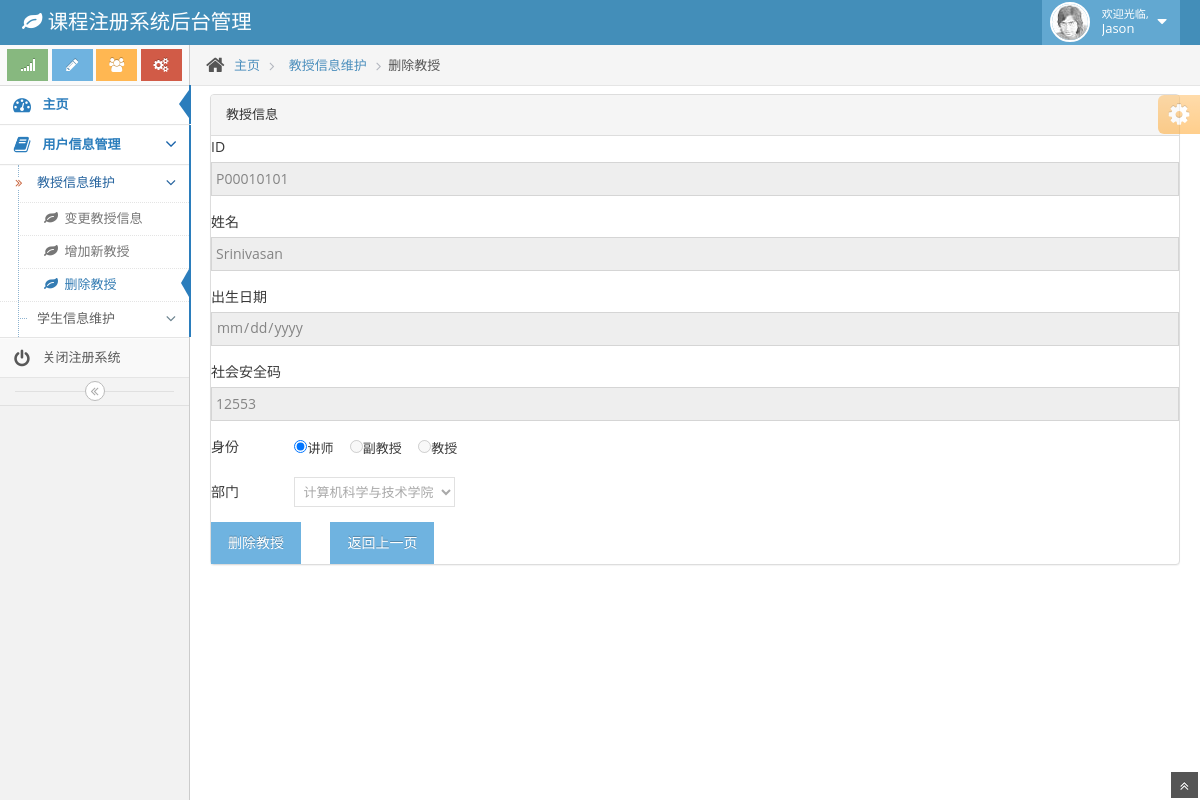
The app's page /code/prodel1.php?index=P00010101 (signed in) with its own data.
### tables this page shows
CREATE TABLE `professor` (
  `prof_id` varchar(9) NOT NULL,
  `password` varchar(20) DEFAULT NULL,
  `name` varchar(20) NOT NULL,
  `birthday` date DEFAULT NULL,
  `SSN` varchar(9) DEFAULT NULL,
  `status` varchar(20) DEFAULT NULL,
  `dept_name` varchar(30) DEFAULT NULL
);

### code/prodel1.php (the view, shortened to what this page needs)
<!DOCTYPE html>
<html lang="en">
	<head>
		<link href="assets/css/bootstrap.min.css" rel="stylesheet" />
		<link rel="stylesheet" href="assets/css/font-awesome.min.css" />
		<link rel="stylesheet" href="assets/css/ace.min.css" />
		<link rel="stylesheet" href="assets/css/ace-rtl.min.css" />
		<link rel="stylesheet" href="assets/css/ace-skins.min.css" />
	</head>
	<body>
		<div class="navbar navbar-default" id="navbar">
			<div class="navbar-container" id="navbar-container">
				<div class="navbar-header pull-left">
					<a href="#" class="navbar-brand">
						<small>
							<i class="icon-leaf"></i>
							课程注册系统后台管理
						</small>
					</a>
				</div>
				<div class="navbar-header pull-right" role="navigation">
					<ul class="nav ace-nav">
						<li class="light-blue">
							<a data-toggle="dropdown" href="#" class="dropdown-toggle">
								<img class="nav-user-photo" src="assets/avatars/user.jpg" alt="Jason's Photo" />
								<span class="user-info">
									<small>欢迎光临,</small>
									Jason
								</span>
								<i class="icon-caret-down"></i>
							</a>
						</li>
					</ul>
				</div>
			</div>
		</div>
		<div class="main-container" id="main-container">
			<div class="main-container-inner">
				<div class="sidebar" id="sidebar">
					<div class="sidebar-shortcuts" id="sidebar-shortcuts">
						<div class="sidebar-shortcuts-large" id="sidebar-shortcuts-large">
							<button class="btn btn-success">
								<i class="icon-signal"></i>
							</button>
							<button class="btn btn-info">
								<i class="icon-pencil"></i>
							</button>
							<button class="btn btn-warning">
								<i class="icon-group"></i>
							</button>
							<button class="btn btn-danger">
								<i class="icon-cogs"></i>
							</button>
						</div>
					</div>
					<ul class="nav nav-list">
						<li class="active">
							<a href="admin_main.php">
								<i class="icon-dashboard"></i>
								<span class="menu-text"> 主页 </span>
							</a>
						</li>
						<li class="open active">
							<a href="#" class="dropdown-toggle">
								<i class="icon-book"></i>
								<span class="menu-text"> 用户信息管理 </span>
								<b class="arrow icon-angle-down"></b>
							</a>
							<ul class="submenu">
								<li class="open active">
									<a href="#" class="dropdown-toggle">
										<i class="icon-double-angle-right"></i>
										教授信息维护
										<b class="arrow icon-angle-down"></b>
									</a>
									<ul class="submenu">
										<li>
											<a href="prochange.php">
												<i class="icon-leaf"></i>
												变更教授信息
											</a>
										</li>
										<li>
											<a href="pronew.php">
												<i class="icon-leaf"></i>
												增加新教授
											</a>
										</li>
										<li class="active">
											<a href="#">
												<i class="icon-leaf"></i>
												删除教授
											</a>
										</li>
									</ul>
								</li>
								<li>
									<a href="#" class="dropdown-toggle">
										学生信息维护
										<b class="arrow icon-angle-down"></b>
									</a>
								</li>
							</ul>
						</li>
						<li>
							<a href="index.php">
								<i class="icon-off"></i>
								<span class="menu-text"> 关闭注册系统 </span>
							</a>
						</li>
					</ul>
					<div class="sidebar-collapse" id="sidebar-collapse">
						<i class="icon-double-angle-left" data-icon1="icon-double-angle-left" data-icon2="icon-double-angle-right"></i>
					</div>
				</div>
				<div class="main-content">
					<div class="breadcrumbs" id="breadcrumbs">
						<ul class="breadcrumb">
							<li>
								<i class="icon-home home-icon"></i>
								<a href="#">主页</a>
							</li>
							<li>
								<a href="#">教授信息维护</a>
							</li>
							<li class="active">删除教授</li>
						</ul>
					</div>
					<div class="page-content">
						<div class="row">
							<div class="col-xs-12">
                                <section id="main-content">
                                    <section class="wrapper">
                                        <div class="table-agile-info">
                                            <div class="panel panel-default">
                                                <div class="panel-heading">
                                                    教授信息
                                                </div>
                                                <div>
                                                    <form action="prodel.php" method="post">
                                                        <table>
                                                            <?php
                                                            $db_host="localhost";
                                                            $db_name="root";
                                                            $db_pwd="123456";
                                                            $link=mysqli_connect($db_host,$db_name,$db_pwd);
                                                            mysqli_set_charset($link,"utf8");
                                                            mysqli_select_db($link,"systemdb");
                                                            $id = $_GET["index"];
                                                            $sql="select prof_id, name, birthday, SSN, status, dept_name from professor where prof_id = '".$id."';";
                                                            $result=mysqli_query($link,$sql);
                                                            if (!$result) {
                                                                echo "查询为空！";
                                                            }else {
                                                                while ($arr = mysqli_fetch_array($result)) {
                                                                    $prof_id = $arr[prof_id];
                                                                    $name = $arr[name];
                                                                    $birthday = $arr[birthday];
                                                                    $SSN = $arr[SSN];
                                                                    $status = $arr[status];
                                                                    $dept_name = $arr[dept_name];
                                                                }
                                                            }
                                                            ?>
                                                            <form role="form" method="post">
                                                                <div class="form-group">
                                                                    <label for="exampleInputText1">ID</label>
                                                                    <input type="text" class="form-control" id="exampleInputEmail1" name="_id"  value ="<?php echo $prof_id; ?>"readonly="true" disabled>
                                                                </div>
                                                                <div class="form-group">
                                                                    <label for="exampleInputText1">姓名</label>
                                                                    <input type="text" class="form-control" id="exampleInputEmail1" name="_name" value ="<?php echo $name; ?>"readonly="true" disabled>
                                                                </div>
                                                                <div class="form-group">
                                                                    <label for="exampleInputText1">出生日期</label>
                                                                    <input type="date" class="form-control" id="exampleInputEmail1" name="_birthday" value ="<?php echo $birthday; ?>"readonly="true" disabled>
                                                                </div>
                                                                <div class="form-group">
                                                                    <label for="exampleInputText1">社会安全码</label>
                                                                    <input type="text" class="form-control" id="exampleInputEmail1" name="_SSN" value ="<?php echo $SSN; ?>" readonly="true" disabled >
                                                                </div>
                                                                <div class="form-group" >
                                                                    <label >身份</label>&emsp;&emsp;&emsp;&emsp;
                                                                    <span>
                                                                            <input type="radio" name="_status"  value="讲师" <?php if($status=="lecturer") {echo "checked";}else{echo "readonly=\"true\" disabled ";}?>/>讲师&emsp;
                                                                            <input type="radio" name="_status"  value="副教授" <?php if($status=="associate_prof")  {echo "checked";}else{echo "readonly=\"true\" disabled ";}?> />副教授&emsp;
                                                                            <input type="radio" name="_status"  value="教授" <?php if($status=="prof")  {echo "checked";}else{echo "readonly=\"true\" disabled ";}?> />教授
																		</span>
                                                                </div>
                                                                <div class="form-group">
                                                                    <label for="exampleInputText1">部门</label>&emsp;&emsp;&emsp;&emsp;
                                                                    <select id="_extrainfo" disabled="disabled">
                                                                        <option value="Comp. Sci." <?php if($dept_name=="Comp. Sci.")  {echo "selected";}else{echo "readonly=\"true\" disabled ";}?>> 计算机科学与技术学院</option>
                                                                    </select>
                                                                </div>
                                                                <button type="button" class="btn btn-info" onclick ="login()">删除教授</button>&emsp;&emsp;
                                                                <button class="btn btn-info" >返回上一页</button>
                                                            </form>
                                                        </table>
                                                    </form>
                                                </div>
                                            </div>
                                        </div>
                                    </section>
                                </section>
							</div>
						</div>
					</div>
				</div>
				<div class="ace-settings-container" id="ace-settings-container">
					<div class="btn btn-app btn-xs btn-warning ace-settings-btn" id="ace-settings-btn">
						<i class="icon-cog bigger-150"></i>
					</div>
				</div>
			</div>
			<a href="#" id="btn-scroll-up" class="btn-scroll-up btn btn-sm btn-inverse">
				<i class="icon-double-angle-up icon-only bigger-110"></i>
			</a>
		</div>
	</body>
</html>

### records on screen
professor: _id "P00010101", _name "Srinivasan", _SSN "12553", status "☑", dept_name "计算机科学与技术学院"
